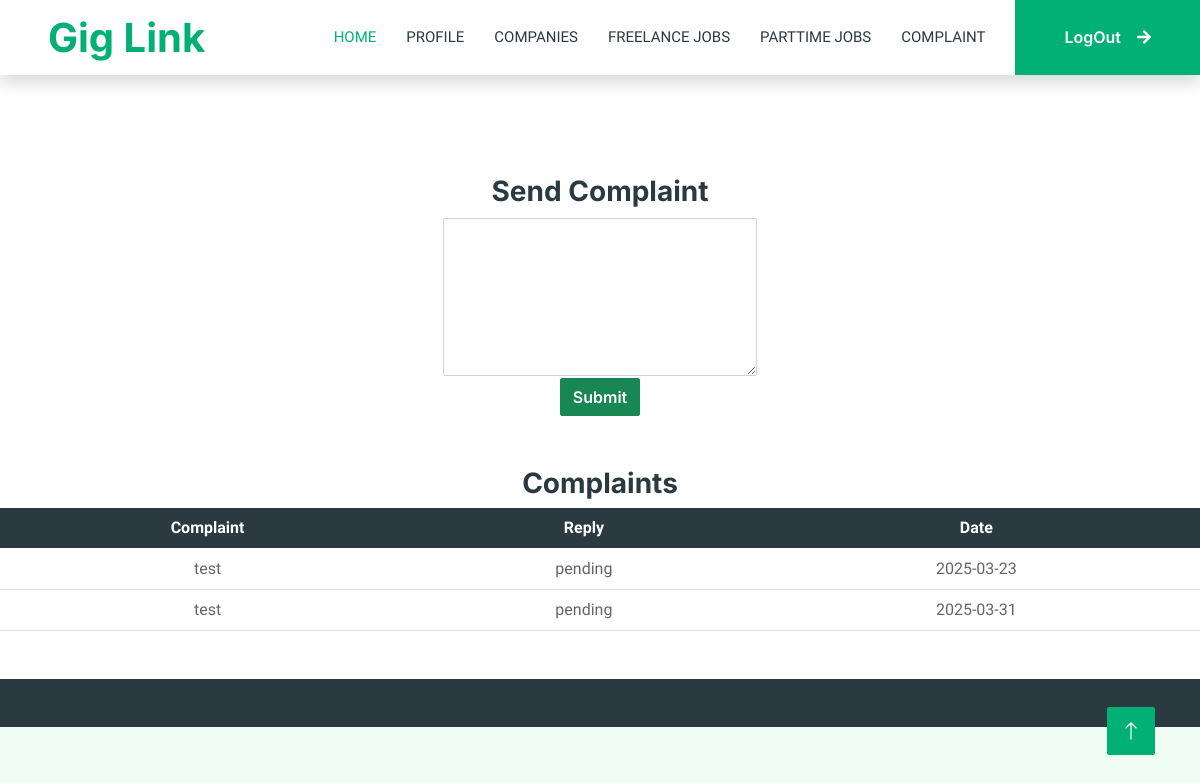
Page /stu_complaint (signed in) on the committed database.
### link/models.py (models this page shows)
class Complaint(models.Model):
    complaint_id = models.AutoField(primary_key=True)
    login= models.ForeignKey(log,on_delete=models.CASCADE)
    complaint = models.CharField(max_length=100)
    reply = models.CharField(max_length=100)
    date = models.CharField(max_length=100)

### link/views.py (the view)
# urls.py: path('stu_complaint',views.stu_complaint),
def stu_complaint(request):
    a=Complaint.objects.filter(login_id=request.session['login_id'])
    print('====',request.session['sid'])
    if request.method=='POST':
        com=request.POST['com']
        z=Complaint(complaint=com,reply='pending',date=datetime.now().date(),login_id=request.session['login_id'])
        z.save()
        return HttpResponse("<script>alert('Submitted');window.location='/stu_complaint';</script>")
    return render(request,'student_complaint.html',{'a':a})

### templates/student_complaint.html (shortened to what this page needs)
{% include 'student_header.html'%}
<center>
    <h3 style="margin-top: 100px;">Send Complaint</h3>
    <form method="post">
        <table>
            <tr>
                <td><textarea name="com" class="form-control" rows="6" cols="30" required></textarea></td>
            </tr>
            <tr>
                <td colspan="2" align="center"><input type="submit" name="submit" class="btn btn-success"></td>
            </tr>
        </table>
    </form>
    <h3 style="margin-top: 50px;">Complaints</h3>
    <table class="table">
        <thead class="table-dark">
            <tr>
                <th>Complaint</th>
                <th>Reply</th>
                <th>Date</th>
            </tr>
    </thead>
        {% for i in a %}
        <tr>
            <td>{{i.complaint}}</td>
            <td>{{i.reply}}</td>
            <td>{{i.date}}</td>
        </tr>
        {% endfor %}
    </table>
</center>
{% include 'footer.html'%}

### static/css/style.css (style rules this page uses)
:root { --primary: #00B074; --secondary: #2B9BFF; --light: #EFFDF5; --dark: #2B3940; }
.btn { font-family: 'Inter', sans-serif; font-weight: 600; transition: .5s; }

### templates/student_complaint.html (style rules this page uses)
th,td { text-align: center; }

### rows in the picture
Complaint: complaint "test", reply "pending", date "2025-03-23"
Complaint: complaint "test", reply "pending", date "2025-03-31"
